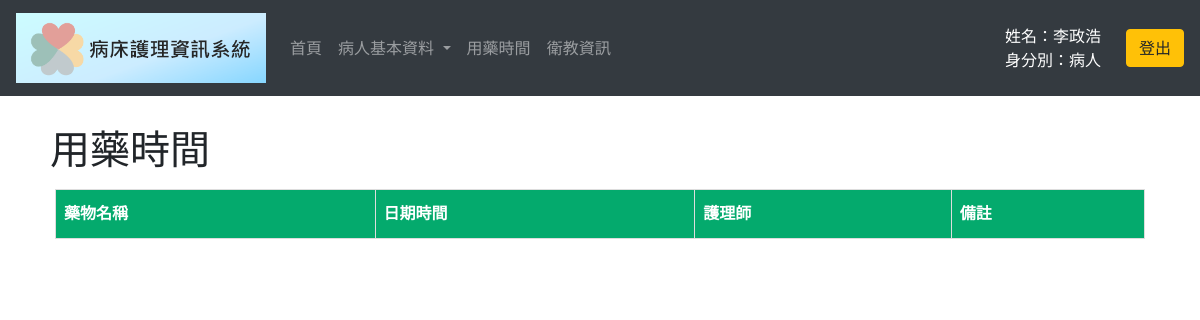
The app's page /patient_med_time.php (signed in), older data.
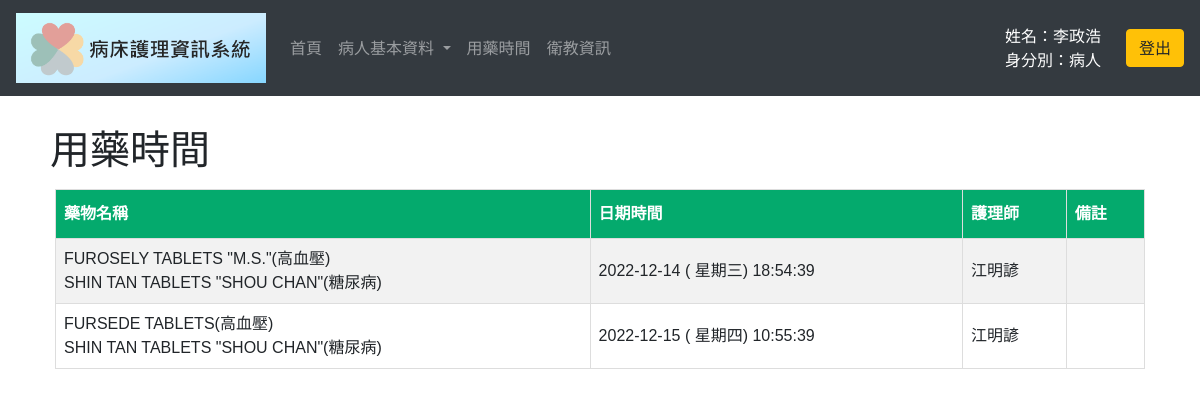
The same page, newer data.
### tables this page shows
CREATE TABLE `med_time` (
  `id_number` varchar(255) DEFAULT NULL,
  `med` varchar(255) DEFAULT NULL,
  `m_date` varchar(255) NOT NULL,
  `m_name` varchar(255) DEFAULT NULL,
  `remark` varchar(255) DEFAULT NULL
);

CREATE TABLE `patient_admission_info` (
  `id_number` varchar(255) NOT NULL,
  `ward_no` int(11) DEFAULT NULL,
  `r1` varchar(255) DEFAULT NULL,
  `bed_no` int(11) DEFAULT NULL,
  `r2` varchar(255) DEFAULT NULL,
  `phone_no` varchar(255) DEFAULT NULL,
  `r3` varchar(255) DEFAULT NULL,
  `address` varchar(255) DEFAULT NULL,
  `r4` varchar(255) DEFAULT NULL,
  `emergency_contact` varchar(255) DEFAULT NULL,
  `r5` varchar(255) DEFAULT NULL,
  `emergency_contact_no` varchar(255) DEFAULT NULL,
  `r6` varchar(255) DEFAULT NULL,
  `hospitalization_date` varchar(255) DEFAULT NULL,
  `r7` varchar(255) DEFAULT NULL,
  `observation_time` varchar(255) DEFAULT NULL,
  `r8` varchar(255) DEFAULT NULL,
  `attending_physician` varchar(255) DEFAULT NULL,
  `r9` varchar(255) DEFAULT NULL,
  `nurse` varchar(255) DEFAULT NULL,
  `r10` varchar(255) DEFAULT NULL,
  `current_condition` varchar(255) DEFAULT NULL,
  `r11` varchar(255) DEFAULT NULL,
  `transaction_info` varchar(255) DEFAULT NULL
);

### patient_med_time.php (the view, shortened to what this page needs)
<?php
try {
  $conn = new PDO("mysql:host=localhost;dbname=access_test", "root", "");
  $stmt = $conn ->prepare("SELECT nurse FROM patient_admission_info WHERE id_number='".$_SESSION['id_number']."'");
  $stmt-> execute();
  $nurse = $stmt->fetchAll()[0][0];
  $stmt = $conn->prepare("SELECT * FROM med_time WHERE id_number='".$_SESSION['id_number']."'");
  $stmt->execute();
  $result = $stmt->fetchAll();
} catch (PDOException $e) {
  echo "資料庫連結失敗! 錯誤訊息為 " . $e->getMessage();
}
?>
<!DOCTYPE html>
<html lang="en">
<head>
  <link rel="stylesheet" href="https://cdn.jsdelivr.net/npm/bootstrap@4.6.1/dist/css/bootstrap.min.css">
</head>
<body>
  <nav class="navbar navbar-expand-sm bg-dark navbar-dark static-top" style="margin-bottom: 30px;">
    <a class="navbar-brand" href="patient_main.php">
      <img src="./images/topic.png" alt="logo" style="width:250px;">
    </a>
    <ul class="navbar-nav mr-auto">
      <li class="nav-item">
        <a class="nav-link" href="patient_main.php">首頁</a>
      </li>
      <li class="nav-item dropdown">
        <a class="nav-link dropdown-toggle" href="#" id="navbardrop" data-toggle="dropdown">
          病人基本資料
        </a>
      </li>
      <li class="nav-item">
        <a class="nav-link" href="patient_med_time.php">用藥時間</a>
      </li>
      <li class="nav-item">
        <a class="nav-link" href="patient_health_education.php">衛教資訊</a>
      </li>
    </ul>
    <div style="margin-right:10px ;text-align:right; color:white;" class="col-xs-12 col-md-2">
      <?php
        $name = $_SESSION["name"];
        $identity = $_SESSION["identity"];
        echo "姓名：" . $name . "<br>身分別：" . $identity ;
      ?>
    </div>
    <form  id="login" method="POST" action="logout.php">
      <input class="btn btn-warning" type="submit" value="登出">
    </form>
  </nav>
  <h1 style="margin: 10px 50px;">用藥時間</h1>
  <div class="border_1">
    <table id="info">
      <tr>
        <th>藥物名稱</th>
        <th>日期時間</th>
        <th>護理師</th>
        <th>備註</th>
      </tr>
      <?php
      foreach ($result as $row) {
        echo "<tr><td>" . $row['med'] . "</td><td>" . $row['m_date'] . "</td><td>" . $nurse . "</td><td>" . $row['remark'] . "</td></tr>";
      }
      ?>
    </table>
  </div>
</body>
</html>

Row changes from the older to the newer data that the page shows:
added med_time: med "FUROSELY TABLETS \"M.S.\"(高血壓) SHIN TAN TABLETS \"SHOU CHAN\"(糖尿病)", m_date "2022-12-14 ( 星期三) 18:54:39"
now on this page (row edited): patient_admission_info: nurse "江明諺"
added med_time: med "FURSEDE TABLETS(高血壓) SHIN TAN TABLETS \"SHOU CHAN\"(糖尿病)", m_date "2022-12-15 ( 星期四) 10:55:39"
